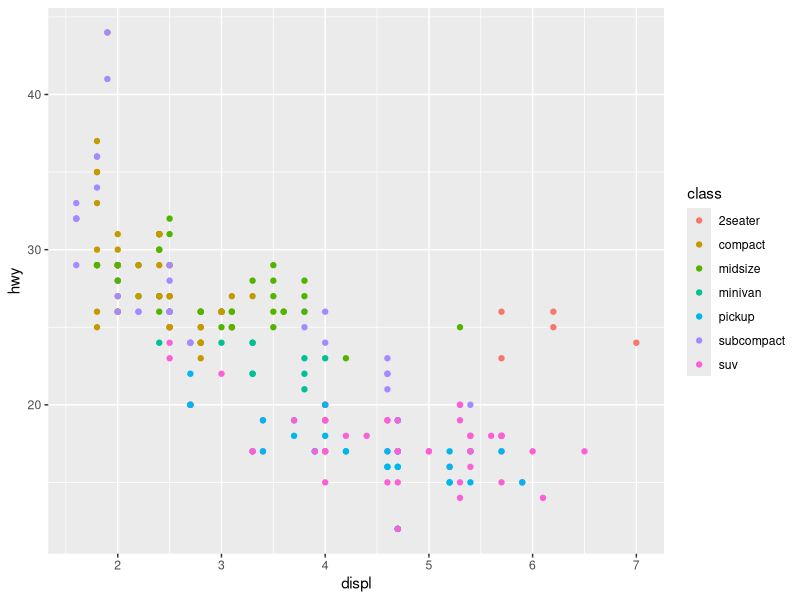
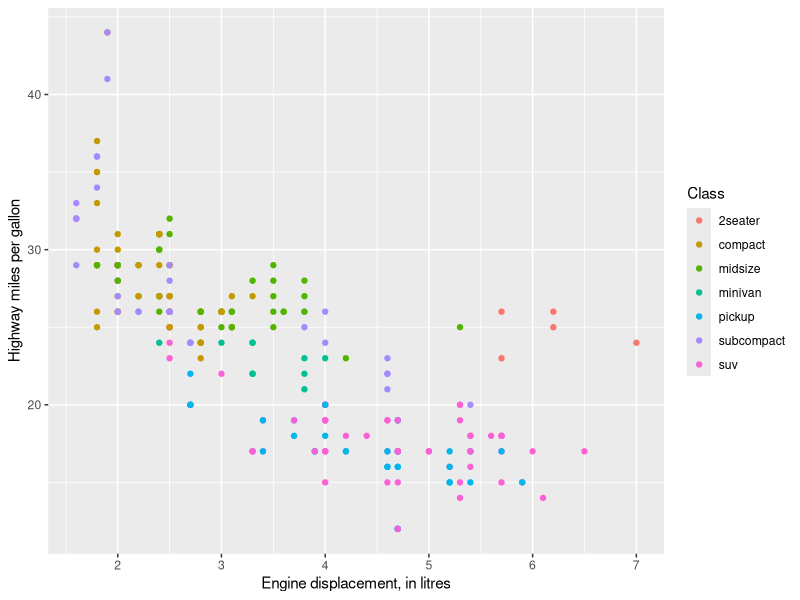

Write R code to recreate these figures, in order.
## ---- chunk 1
library(tidyverse)
## ---- chunk 2
colnames(mpg)
## ---- chunk 3
mpg |> 
  count(manufacturer)
## ---- chunk 4
mpg |> 
  ggplot(aes(
    x = displ,
    y = hwy, 
    color = class)
    ) +
  geom_point()
## ---- chunk 5
mpg |> 
  ggplot(aes(
    x = displ,
    y = hwy, 
    color = class)
    ) +
  geom_point() +
  labs(
    x = "Engine displacement, in litres",
    y = "Highway miles per gallon",
    color = "Class"
  )
